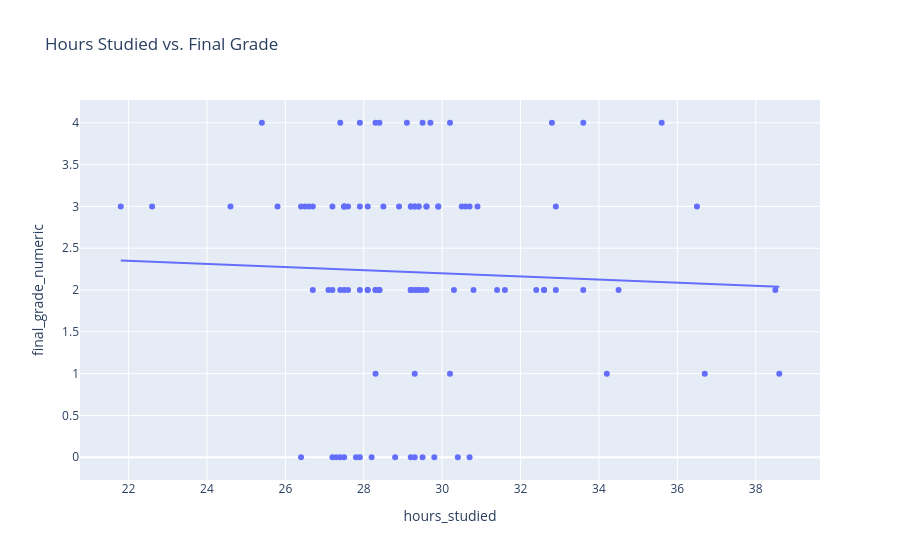

Notebook code for this chart:
### Code cell
fig = px.scatter(
    skyline,
    x="hours_studied",
    y="final_grade_numeric",
    title="Hours Studied vs. Final Grade",
    trendline="ols",
)
fig.show()
